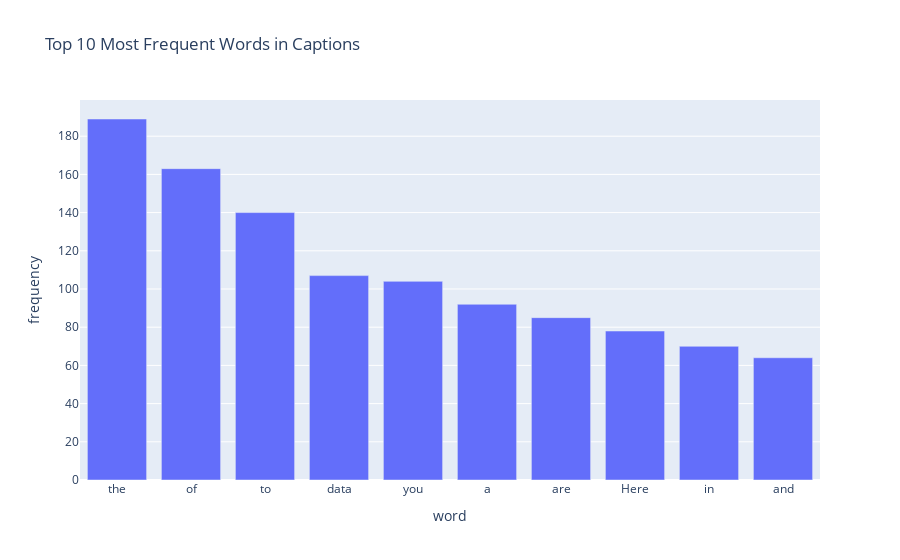
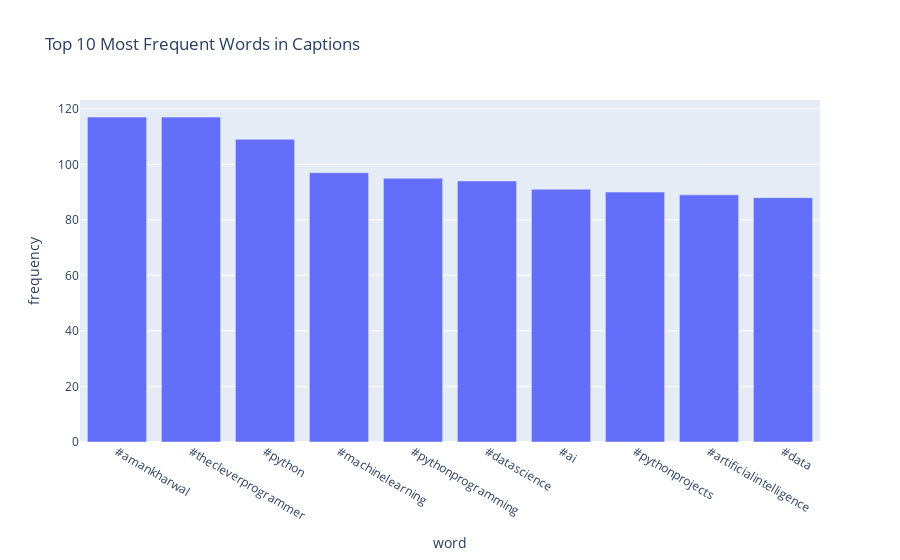

The cell these charts' notebook holds for them, in order:
### Code cell
from collections import Counter
import plotly.express as px
import pandas as pd

feature2Name = ["Caption", "Hashtags"]

for n in range(0,len(feature2Name)):
    words = " ".join(data[feature2Name[n]]).split()
    word_freq = Counter(words)
    df_word_freq = pd.DataFrame(word_freq.items(), columns=['word', 'frequency'])
    fig = px.bar(df_word_freq.nlargest(10, 'frequency'), x='word', y='frequency',
             title="Top 10 Most Frequent Words in Captions")
    fig.show()

### Figure 1 — Plotly figure (JSON) as saved in the notebook; plotly's stock layout.template omitted (floating-point values rounded to 4 significant figures)
{"data": [{"alignmentgroup": "True", "hovertemplate": "word=%{x}<br>frequency=%{y}<extra></extra>", "legendgroup": "", "marker": {"color": "#636efa", "pattern": {"shape": ""}}, "name": "", "offsetgroup": "", "orientation": "v", "showlegend": false, "textposition": "auto", "type": "bar", "x": ["the", "of", "to", "data", "you", "a", "are", "Here", "in", "and"], "xaxis": "x", "y": [189, 163, 140, 107, 104, 92, 85, 78, 70, 64], "yaxis": "y"}], "layout": {"barmode": "relative", "legend": {"tracegroupgap": 0}, "title": {"text": "Top 10 Most Frequent Words in Captions"}, "xaxis": {"anchor": "y", "domain": [0, 1], "title": {"text": "word"}}, "yaxis": {"anchor": "x", "domain": [0, 1], "title": {"text": "frequency"}}}}

### Figure 2 — Plotly figure (JSON) as saved in the notebook; plotly's stock layout.template omitted (floating-point values rounded to 4 significant figures)
{"data": [{"alignmentgroup": "True", "hovertemplate": "word=%{x}<br>frequency=%{y}<extra></extra>", "legendgroup": "", "marker": {"color": "#636efa", "pattern": {"shape": ""}}, "name": "", "offsetgroup": "", "orientation": "v", "showlegend": false, "textposition": "auto", "type": "bar", "x": ["#amankharwal", "#thecleverprogrammer", "#python", "#machinelearning", "#pythonprogramming", "#datascience", "#ai", "#pythonprojects", "#artificialintelligence", "#data"], "xaxis": "x", "y": [117, 117, 109, 97, 95, 94, 91, 90, 89, 88], "yaxis": "y"}], "layout": {"barmode": "relative", "legend": {"tracegroupgap": 0}, "title": {"text": "Top 10 Most Frequent Words in Captions"}, "xaxis": {"anchor": "y", "domain": [0, 1], "title": {"text": "word"}}, "yaxis": {"anchor": "x", "domain": [0, 1], "title": {"text": "frequency"}}}}
